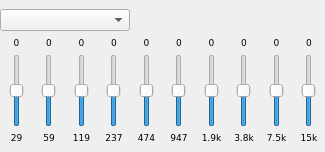
<?xml version="1.0" encoding="UTF-8"?>
<ui version="4.0">
 <class>GUI_Equalizer</class>
 <widget class="QDockWidget" name="GUI_Equalizer">
  <property name="geometry">
   <rect>
    <x>0</x>
    <y>0</y>
    <width>325</width>
    <height>152</height>
   </rect>
  </property>
  <property name="sizePolicy">
   <sizepolicy hsizetype="MinimumExpanding" vsizetype="Minimum">
    <horstretch>0</horstretch>
    <verstretch>0</verstretch>
   </sizepolicy>
  </property>
  <property name="minimumSize">
   <size>
    <width>325</width>
    <height>152</height>
   </size>
  </property>
  <property name="maximumSize">
   <size>
    <width>524287</width>
    <height>152</height>
   </size>
  </property>
  <property name="features">
   <set>QDockWidget::DockWidgetClosable|QDockWidget::DockWidgetVerticalTitleBar</set>
  </property>
  <property name="allowedAreas">
   <set>Qt::AllDockWidgetAreas</set>
  </property>
  <property name="windowTitle">
   <string>Equalizer</string>
  </property>
  <widget class="QWidget" name="dockWidgetContents">
   <property name="sizePolicy">
    <sizepolicy hsizetype="Preferred" vsizetype="Preferred">
     <horstretch>0</horstretch>
     <verstretch>0</verstretch>
    </sizepolicy>
   </property>
   <property name="maximumSize">
    <size>
     <width>16777215</width>
     <height>152</height>
    </size>
   </property>
   <layout class="QGridLayout" name="gridLayout">
    <property name="leftMargin">
     <number>0</number>
    </property>
    <property name="topMargin">
     <number>8</number>
    </property>
    <property name="rightMargin">
     <number>0</number>
    </property>
    <property name="bottomMargin">
     <number>8</number>
    </property>
    <property name="horizontalSpacing">
     <number>0</number>
    </property>
    <property name="verticalSpacing">
     <number>5</number>
    </property>
    <item row="5" column="8">
     <widget class="QLabel" name="label_8">
      <property name="sizePolicy">
       <sizepolicy hsizetype="MinimumExpanding" vsizetype="Preferred">
        <horstretch>0</horstretch>
        <verstretch>0</verstretch>
       </sizepolicy>
      </property>
      <property name="font">
       <font>
        <family>DejaVu Sans</family>
        <pointsize>7</pointsize>
       </font>
      </property>
      <property name="layoutDirection">
       <enum>Qt::LeftToRight</enum>
      </property>
      <property name="text">
       <string>0</string>
      </property>
      <property name="alignment">
       <set>Qt::AlignCenter</set>
      </property>
     </widget>
    </item>
    <item row="6" column="3">
     <widget class="QSlider" name="sli_2">
      <property name="sizePolicy">
       <sizepolicy hsizetype="MinimumExpanding" vsizetype="Expanding">
        <horstretch>0</horstretch>
        <verstretch>0</verstretch>
       </sizepolicy>
      </property>
      <property name="minimumSize">
       <size>
        <width>24</width>
        <height>65</height>
       </size>
      </property>
      <property name="maximumSize">
       <size>
        <width>100</width>
        <height>5000</height>
       </size>
      </property>
      <property name="minimum">
       <number>-24</number>
      </property>
      <property name="maximum">
       <number>24</number>
      </property>
      <property name="sliderPosition">
       <number>0</number>
      </property>
      <property name="orientation">
       <enum>Qt::Vertical</enum>
      </property>
      <property name="invertedAppearance">
       <bool>false</bool>
      </property>
     </widget>
    </item>
    <item row="6" column="9">
     <widget class="QSlider" name="sli_8">
      <property name="sizePolicy">
       <sizepolicy hsizetype="MinimumExpanding" vsizetype="Expanding">
        <horstretch>0</horstretch>
        <verstretch>0</verstretch>
       </sizepolicy>
      </property>
      <property name="minimumSize">
       <size>
        <width>24</width>
        <height>65</height>
       </size>
      </property>
      <property name="maximumSize">
       <size>
        <width>100</width>
        <height>5000</height>
       </size>
      </property>
      <property name="minimum">
       <number>-24</number>
      </property>
      <property name="maximum">
       <number>24</number>
      </property>
      <property name="sliderPosition">
       <number>0</number>
      </property>
      <property name="orientation">
       <enum>Qt::Vertical</enum>
      </property>
      <property name="invertedAppearance">
       <bool>false</bool>
      </property>
     </widget>
    </item>
    <item row="5" column="2">
     <widget class="QLabel" name="label_2">
      <property name="sizePolicy">
       <sizepolicy hsizetype="MinimumExpanding" vsizetype="Preferred">
        <horstretch>0</horstretch>
        <verstretch>0</verstretch>
       </sizepolicy>
      </property>
      <property name="font">
       <font>
        <family>DejaVu Sans</family>
        <pointsize>7</pointsize>
       </font>
      </property>
      <property name="layoutDirection">
       <enum>Qt::LeftToRight</enum>
      </property>
      <property name="text">
       <string>0</string>
      </property>
      <property name="alignment">
       <set>Qt::AlignCenter</set>
      </property>
     </widget>
    </item>
    <item row="6" column="6">
     <widget class="QSlider" name="sli_5">
      <property name="sizePolicy">
       <sizepolicy hsizetype="MinimumExpanding" vsizetype="Expanding">
        <horstretch>0</horstretch>
        <verstretch>0</verstretch>
       </sizepolicy>
      </property>
      <property name="minimumSize">
       <size>
        <width>24</width>
        <height>65</height>
       </size>
      </property>
      <property name="maximumSize">
       <size>
        <width>100</width>
        <height>5000</height>
       </size>
      </property>
      <property name="minimum">
       <number>-24</number>
      </property>
      <property name="maximum">
       <number>24</number>
      </property>
      <property name="sliderPosition">
       <number>0</number>
      </property>
      <property name="orientation">
       <enum>Qt::Vertical</enum>
      </property>
      <property name="invertedAppearance">
       <bool>false</bool>
      </property>
     </widget>
    </item>
    <item row="5" column="7">
     <widget class="QLabel" name="label_7">
      <property name="sizePolicy">
       <sizepolicy hsizetype="MinimumExpanding" vsizetype="Preferred">
        <horstretch>0</horstretch>
        <verstretch>0</verstretch>
       </sizepolicy>
      </property>
      <property name="font">
       <font>
        <family>DejaVu Sans</family>
        <pointsize>7</pointsize>
       </font>
      </property>
      <property name="layoutDirection">
       <enum>Qt::LeftToRight</enum>
      </property>
      <property name="text">
       <string>0</string>
      </property>
      <property name="alignment">
       <set>Qt::AlignCenter</set>
      </property>
     </widget>
    </item>
    <item row="5" column="1">
     <widget class="QLabel" name="label">
      <property name="sizePolicy">
       <sizepolicy hsizetype="MinimumExpanding" vsizetype="Preferred">
        <horstretch>0</horstretch>
        <verstretch>0</verstretch>
       </sizepolicy>
      </property>
      <property name="font">
       <font>
        <family>DejaVu Sans</family>
        <pointsize>7</pointsize>
       </font>
      </property>
      <property name="layoutDirection">
       <enum>Qt::LeftToRight</enum>
      </property>
      <property name="text">
       <string>0</string>
      </property>
      <property name="alignment">
       <set>Qt::AlignCenter</set>
      </property>
     </widget>
    </item>
    <item row="5" column="10">
     <widget class="QLabel" name="label_10">
      <property name="sizePolicy">
       <sizepolicy hsizetype="MinimumExpanding" vsizetype="Preferred">
        <horstretch>0</horstretch>
        <verstretch>0</verstretch>
       </sizepolicy>
      </property>
      <property name="font">
       <font>
        <family>DejaVu Sans</family>
        <pointsize>7</pointsize>
       </font>
      </property>
      <property name="layoutDirection">
       <enum>Qt::LeftToRight</enum>
      </property>
      <property name="text">
       <string>0</string>
      </property>
      <property name="alignment">
       <set>Qt::AlignCenter</set>
      </property>
     </widget>
    </item>
    <item row="5" column="3">
     <widget class="QLabel" name="label_3">
      <property name="sizePolicy">
       <sizepolicy hsizetype="MinimumExpanding" vsizetype="Preferred">
        <horstretch>0</horstretch>
        <verstretch>0</verstretch>
       </sizepolicy>
      </property>
      <property name="font">
       <font>
        <family>DejaVu Sans</family>
        <pointsize>7</pointsize>
       </font>
      </property>
      <property name="layoutDirection">
       <enum>Qt::LeftToRight</enum>
      </property>
      <property name="text">
       <string>0</string>
      </property>
      <property name="alignment">
       <set>Qt::AlignCenter</set>
      </property>
     </widget>
    </item>
    <item row="6" column="7">
     <widget class="QSlider" name="sli_6">
      <property name="sizePolicy">
       <sizepolicy hsizetype="MinimumExpanding" vsizetype="Expanding">
        <horstretch>0</horstretch>
        <verstretch>0</verstretch>
       </sizepolicy>
      </property>
      <property name="minimumSize">
       <size>
        <width>24</width>
        <height>65</height>
       </size>
      </property>
      <property name="maximumSize">
       <size>
        <width>100</width>
        <height>5000</height>
       </size>
      </property>
      <property name="minimum">
       <number>-24</number>
      </property>
      <property name="maximum">
       <number>24</number>
      </property>
      <property name="sliderPosition">
       <number>0</number>
      </property>
      <property name="orientation">
       <enum>Qt::Vertical</enum>
      </property>
      <property name="invertedAppearance">
       <bool>false</bool>
      </property>
     </widget>
    </item>
    <item row="5" column="9">
     <widget class="QLabel" name="label_9">
      <property name="sizePolicy">
       <sizepolicy hsizetype="MinimumExpanding" vsizetype="Preferred">
        <horstretch>0</horstretch>
        <verstretch>0</verstretch>
       </sizepolicy>
      </property>
      <property name="font">
       <font>
        <family>DejaVu Sans</family>
        <pointsize>7</pointsize>
       </font>
      </property>
      <property name="layoutDirection">
       <enum>Qt::LeftToRight</enum>
      </property>
      <property name="text">
       <string>0</string>
      </property>
      <property name="alignment">
       <set>Qt::AlignCenter</set>
      </property>
     </widget>
    </item>
    <item row="6" column="5">
     <widget class="QSlider" name="sli_4">
      <property name="sizePolicy">
       <sizepolicy hsizetype="MinimumExpanding" vsizetype="Expanding">
        <horstretch>0</horstretch>
        <verstretch>0</verstretch>
       </sizepolicy>
      </property>
      <property name="minimumSize">
       <size>
        <width>24</width>
        <height>65</height>
       </size>
      </property>
      <property name="maximumSize">
       <size>
        <width>100</width>
        <height>5000</height>
       </size>
      </property>
      <property name="minimum">
       <number>-24</number>
      </property>
      <property name="maximum">
       <number>24</number>
      </property>
      <property name="sliderPosition">
       <number>0</number>
      </property>
      <property name="orientation">
       <enum>Qt::Vertical</enum>
      </property>
      <property name="invertedAppearance">
       <bool>false</bool>
      </property>
     </widget>
    </item>
    <item row="6" column="2">
     <widget class="QSlider" name="sli_1">
      <property name="sizePolicy">
       <sizepolicy hsizetype="MinimumExpanding" vsizetype="Expanding">
        <horstretch>0</horstretch>
        <verstretch>0</verstretch>
       </sizepolicy>
      </property>
      <property name="minimumSize">
       <size>
        <width>24</width>
        <height>65</height>
       </size>
      </property>
      <property name="maximumSize">
       <size>
        <width>100</width>
        <height>5000</height>
       </size>
      </property>
      <property name="minimum">
       <number>-24</number>
      </property>
      <property name="maximum">
       <number>24</number>
      </property>
      <property name="sliderPosition">
       <number>0</number>
      </property>
      <property name="orientation">
       <enum>Qt::Vertical</enum>
      </property>
      <property name="invertedAppearance">
       <bool>false</bool>
      </property>
     </widget>
    </item>
    <item row="5" column="4">
     <widget class="QLabel" name="label_4">
      <property name="sizePolicy">
       <sizepolicy hsizetype="MinimumExpanding" vsizetype="Preferred">
        <horstretch>0</horstretch>
        <verstretch>0</verstretch>
       </sizepolicy>
      </property>
      <property name="font">
       <font>
        <family>DejaVu Sans</family>
        <pointsize>7</pointsize>
       </font>
      </property>
      <property name="layoutDirection">
       <enum>Qt::LeftToRight</enum>
      </property>
      <property name="text">
       <string>0</string>
      </property>
      <property name="alignment">
       <set>Qt::AlignCenter</set>
      </property>
     </widget>
    </item>
    <item row="6" column="1">
     <widget class="QSlider" name="sli_0">
      <property name="sizePolicy">
       <sizepolicy hsizetype="MinimumExpanding" vsizetype="Expanding">
        <horstretch>0</horstretch>
        <verstretch>0</verstretch>
       </sizepolicy>
      </property>
      <property name="minimumSize">
       <size>
        <width>24</width>
        <height>65</height>
       </size>
      </property>
      <property name="maximumSize">
       <size>
        <width>100</width>
        <height>5000</height>
       </size>
      </property>
      <property name="minimum">
       <number>-24</number>
      </property>
      <property name="maximum">
       <number>24</number>
      </property>
      <property name="sliderPosition">
       <number>0</number>
      </property>
      <property name="orientation">
       <enum>Qt::Vertical</enum>
      </property>
      <property name="invertedAppearance">
       <bool>false</bool>
      </property>
     </widget>
    </item>
    <item row="5" column="5">
     <widget class="QLabel" name="label_5">
      <property name="sizePolicy">
       <sizepolicy hsizetype="MinimumExpanding" vsizetype="Preferred">
        <horstretch>0</horstretch>
        <verstretch>0</verstretch>
       </sizepolicy>
      </property>
      <property name="font">
       <font>
        <family>DejaVu Sans</family>
        <pointsize>7</pointsize>
       </font>
      </property>
      <property name="layoutDirection">
       <enum>Qt::LeftToRight</enum>
      </property>
      <property name="text">
       <string>0</string>
      </property>
      <property name="alignment">
       <set>Qt::AlignCenter</set>
      </property>
     </widget>
    </item>
    <item row="6" column="4">
     <widget class="QSlider" name="sli_3">
      <property name="sizePolicy">
       <sizepolicy hsizetype="MinimumExpanding" vsizetype="Expanding">
        <horstretch>0</horstretch>
        <verstretch>0</verstretch>
       </sizepolicy>
      </property>
      <property name="minimumSize">
       <size>
        <width>24</width>
        <height>65</height>
       </size>
      </property>
      <property name="maximumSize">
       <size>
        <width>100</width>
        <height>5000</height>
       </size>
      </property>
      <property name="minimum">
       <number>-24</number>
      </property>
      <property name="maximum">
       <number>24</number>
      </property>
      <property name="sliderPosition">
       <number>0</number>
      </property>
      <property name="orientation">
       <enum>Qt::Vertical</enum>
      </property>
      <property name="invertedAppearance">
       <bool>false</bool>
      </property>
     </widget>
    </item>
    <item row="5" column="6">
     <widget class="QLabel" name="label_6">
      <property name="sizePolicy">
       <sizepolicy hsizetype="MinimumExpanding" vsizetype="Preferred">
        <horstretch>0</horstretch>
        <verstretch>0</verstretch>
       </sizepolicy>
      </property>
      <property name="font">
       <font>
        <family>DejaVu Sans</family>
        <pointsize>7</pointsize>
       </font>
      </property>
      <property name="layoutDirection">
       <enum>Qt::LeftToRight</enum>
      </property>
      <property name="text">
       <string>0</string>
      </property>
      <property name="alignment">
       <set>Qt::AlignCenter</set>
      </property>
     </widget>
    </item>
    <item row="0" column="1" colspan="10">
     <layout class="QHBoxLayout" name="horizontalLayout">
      <property name="spacing">
       <number>5</number>
      </property>
      <item>
       <widget class="QComboBox" name="combo_presets">
        <property name="minimumSize">
         <size>
          <width>130</width>
          <height>0</height>
         </size>
        </property>
        <property name="maximumSize">
         <size>
          <width>5000</width>
          <height>16777215</height>
         </size>
        </property>
        <property name="focusPolicy">
         <enum>Qt::NoFocus</enum>
        </property>
       </widget>
      </item>
      <item>
       <spacer name="horizontalSpacer">
        <property name="orientation">
         <enum>Qt::Horizontal</enum>
        </property>
        <property name="sizeHint" stdset="0">
         <size>
          <width>40</width>
          <height>20</height>
         </size>
        </property>
       </spacer>
      </item>
      <item>
       <widget class="QPushButton" name="btn_preset">
        <property name="sizePolicy">
         <sizepolicy hsizetype="Fixed" vsizetype="Fixed">
          <horstretch>0</horstretch>
          <verstretch>0</verstretch>
         </sizepolicy>
        </property>
        <property name="minimumSize">
         <size>
          <width>24</width>
          <height>24</height>
         </size>
        </property>
        <property name="maximumSize">
         <size>
          <width>24</width>
          <height>24</height>
         </size>
        </property>
        <property name="focusPolicy">
         <enum>Qt::NoFocus</enum>
        </property>
        <property name="toolTip">
         <string>Save as custom</string>
        </property>
        <property name="text">
         <string notr="true"/>
        </property>
        <property name="iconSize">
         <size>
          <width>18</width>
          <height>18</height>
         </size>
        </property>
        <property name="flat">
         <bool>true</bool>
        </property>
       </widget>
      </item>
     </layout>
    </item>
    <item row="6" column="10">
     <widget class="QSlider" name="sli_9">
      <property name="sizePolicy">
       <sizepolicy hsizetype="MinimumExpanding" vsizetype="Expanding">
        <horstretch>0</horstretch>
        <verstretch>5</verstretch>
       </sizepolicy>
      </property>
      <property name="minimumSize">
       <size>
        <width>24</width>
        <height>65</height>
       </size>
      </property>
      <property name="maximumSize">
       <size>
        <width>100</width>
        <height>5000</height>
       </size>
      </property>
      <property name="sizeIncrement">
       <size>
        <width>0</width>
        <height>0</height>
       </size>
      </property>
      <property name="layoutDirection">
       <enum>Qt::LeftToRight</enum>
      </property>
      <property name="minimum">
       <number>-24</number>
      </property>
      <property name="maximum">
       <number>24</number>
      </property>
      <property name="sliderPosition">
       <number>0</number>
      </property>
      <property name="orientation">
       <enum>Qt::Vertical</enum>
      </property>
      <property name="invertedAppearance">
       <bool>false</bool>
      </property>
      <property name="tickPosition">
       <enum>QSlider::NoTicks</enum>
      </property>
     </widget>
    </item>
    <item row="6" column="8">
     <widget class="QSlider" name="sli_7">
      <property name="sizePolicy">
       <sizepolicy hsizetype="MinimumExpanding" vsizetype="Expanding">
        <horstretch>0</horstretch>
        <verstretch>0</verstretch>
       </sizepolicy>
      </property>
      <property name="minimumSize">
       <size>
        <width>24</width>
        <height>65</height>
       </size>
      </property>
      <property name="maximumSize">
       <size>
        <width>100</width>
        <height>5000</height>
       </size>
      </property>
      <property name="minimum">
       <number>-24</number>
      </property>
      <property name="maximum">
       <number>24</number>
      </property>
      <property name="sliderPosition">
       <number>0</number>
      </property>
      <property name="orientation">
       <enum>Qt::Vertical</enum>
      </property>
      <property name="invertedAppearance">
       <bool>false</bool>
      </property>
     </widget>
    </item>
    <item row="7" column="1">
     <widget class="QLabel" name="label_11">
      <property name="sizePolicy">
       <sizepolicy hsizetype="MinimumExpanding" vsizetype="Preferred">
        <horstretch>0</horstretch>
        <verstretch>0</verstretch>
       </sizepolicy>
      </property>
      <property name="font">
       <font>
        <family>DejaVu Sans</family>
        <pointsize>7</pointsize>
       </font>
      </property>
      <property name="text">
       <string>29</string>
      </property>
      <property name="alignment">
       <set>Qt::AlignCenter</set>
      </property>
     </widget>
    </item>
    <item row="7" column="2">
     <widget class="QLabel" name="label_12">
      <property name="sizePolicy">
       <sizepolicy hsizetype="MinimumExpanding" vsizetype="Preferred">
        <horstretch>0</horstretch>
        <verstretch>0</verstretch>
       </sizepolicy>
      </property>
      <property name="font">
       <font>
        <family>DejaVu Sans</family>
        <pointsize>7</pointsize>
       </font>
      </property>
      <property name="text">
       <string>59</string>
      </property>
      <property name="alignment">
       <set>Qt::AlignCenter</set>
      </property>
     </widget>
    </item>
    <item row="7" column="3">
     <widget class="QLabel" name="label_13">
      <property name="sizePolicy">
       <sizepolicy hsizetype="MinimumExpanding" vsizetype="Preferred">
        <horstretch>0</horstretch>
        <verstretch>0</verstretch>
       </sizepolicy>
      </property>
      <property name="font">
       <font>
        <family>DejaVu Sans</family>
        <pointsize>7</pointsize>
       </font>
      </property>
      <property name="text">
       <string>119</string>
      </property>
      <property name="alignment">
       <set>Qt::AlignCenter</set>
      </property>
     </widget>
    </item>
    <item row="7" column="4">
     <widget class="QLabel" name="label_14">
      <property name="sizePolicy">
       <sizepolicy hsizetype="MinimumExpanding" vsizetype="Preferred">
        <horstretch>0</horstretch>
        <verstretch>0</verstretch>
       </sizepolicy>
      </property>
      <property name="font">
       <font>
        <family>DejaVu Sans</family>
        <pointsize>7</pointsize>
       </font>
      </property>
      <property name="text">
       <string>237</string>
      </property>
      <property name="alignment">
       <set>Qt::AlignCenter</set>
      </property>
     </widget>
    </item>
    <item row="7" column="5">
     <widget class="QLabel" name="label_15">
      <property name="sizePolicy">
       <sizepolicy hsizetype="MinimumExpanding" vsizetype="Preferred">
        <horstretch>0</horstretch>
        <verstretch>0</verstretch>
       </sizepolicy>
      </property>
      <property name="font">
       <font>
        <family>DejaVu Sans</family>
        <pointsize>7</pointsize>
       </font>
      </property>
      <property name="text">
       <string>474</string>
      </property>
      <property name="alignment">
       <set>Qt::AlignCenter</set>
      </property>
     </widget>
    </item>
    <item row="7" column="6">
     <widget class="QLabel" name="label_16">
      <property name="sizePolicy">
       <sizepolicy hsizetype="MinimumExpanding" vsizetype="Preferred">
        <horstretch>0</horstretch>
        <verstretch>0</verstretch>
       </sizepolicy>
      </property>
      <property name="font">
       <font>
        <family>DejaVu Sans</family>
        <pointsize>7</pointsize>
       </font>
      </property>
      <property name="text">
       <string>947</string>
      </property>
      <property name="alignment">
       <set>Qt::AlignCenter</set>
      </property>
     </widget>
    </item>
    <item row="7" column="7">
     <widget class="QLabel" name="label_17">
      <property name="sizePolicy">
       <sizepolicy hsizetype="MinimumExpanding" vsizetype="Preferred">
        <horstretch>0</horstretch>
        <verstretch>0</verstretch>
       </sizepolicy>
      </property>
      <property name="font">
       <font>
        <family>DejaVu Sans</family>
        <pointsize>7</pointsize>
       </font>
      </property>
      <property name="text">
       <string>1.9k</string>
      </property>
      <property name="alignment">
       <set>Qt::AlignCenter</set>
      </property>
     </widget>
    </item>
    <item row="7" column="8">
     <widget class="QLabel" name="label_18">
      <property name="sizePolicy">
       <sizepolicy hsizetype="MinimumExpanding" vsizetype="Preferred">
        <horstretch>0</horstretch>
        <verstretch>0</verstretch>
       </sizepolicy>
      </property>
      <property name="font">
       <font>
        <family>DejaVu Sans</family>
        <pointsize>7</pointsize>
       </font>
      </property>
      <property name="text">
       <string>3.8k</string>
      </property>
      <property name="alignment">
       <set>Qt::AlignCenter</set>
      </property>
     </widget>
    </item>
    <item row="7" column="9">
     <widget class="QLabel" name="label_19">
      <property name="sizePolicy">
       <sizepolicy hsizetype="MinimumExpanding" vsizetype="Preferred">
        <horstretch>0</horstretch>
        <verstretch>0</verstretch>
       </sizepolicy>
      </property>
      <property name="font">
       <font>
        <family>DejaVu Sans</family>
        <pointsize>7</pointsize>
       </font>
      </property>
      <property name="text">
       <string>7.5k</string>
      </property>
      <property name="alignment">
       <set>Qt::AlignCenter</set>
      </property>
     </widget>
    </item>
    <item row="7" column="10">
     <widget class="QLabel" name="label_20">
      <property name="sizePolicy">
       <sizepolicy hsizetype="MinimumExpanding" vsizetype="Preferred">
        <horstretch>0</horstretch>
        <verstretch>0</verstretch>
       </sizepolicy>
      </property>
      <property name="font">
       <font>
        <family>DejaVu Sans</family>
        <pointsize>7</pointsize>
       </font>
      </property>
      <property name="text">
       <string>15k</string>
      </property>
      <property name="alignment">
       <set>Qt::AlignCenter</set>
      </property>
     </widget>
    </item>
   </layout>
  </widget>
 </widget>
 <resources/>
 <connections/>
</ui>
